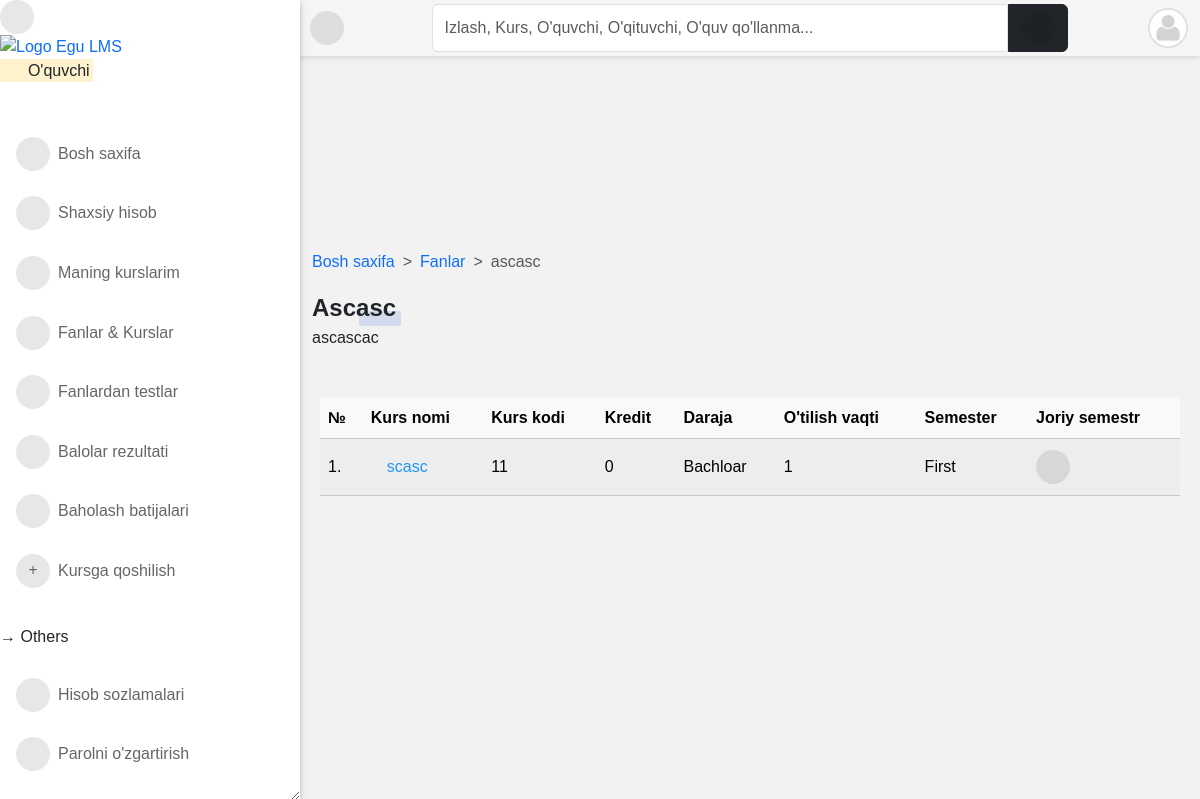
The page /programs/2/detail/ (signed in) on the database its author committed.
### accounts/models.py (models this page shows, shortened)
class User(AbstractUser):
    is_student = models.BooleanField(default=False)
    is_lecturer = models.BooleanField(default=False)
    is_parent = models.BooleanField(default=False)
    is_dep_head = models.BooleanField(default=False)
    phone = models.CharField(max_length=60, blank=True, null=True)
    address = models.CharField(max_length=60, blank=True, null=True)
    picture = models.ImageField(
        upload_to="profile_pictures/%y/%m/%d/", default="default.png", null=True
    )
    email = models.EmailField(blank=True, null=True)
    username_validator = ASCIIUsernameValidator()
    objects = CustomUserManager()
    class Meta:
        ordering = ("-date_joined",)
    @property
    def get_user_role(self):
        if self.is_superuser:
            role = "Boshliq"
        elif self.is_student:
            role = "O'quvchi"
        elif self.is_lecturer:
            role = "O'qituvchi"
        elif self.is_parent:
            role = "Ota-ona"
        return role

### course/models.py (models this page shows, shortened)
class Program(models.Model):
    title = models.CharField(max_length=150, unique=True)
    summary = models.TextField(null=True, blank=True)
    objects = ProgramManager()

class Course(models.Model):
    slug = models.SlugField(blank=True, unique=True)
    title = models.CharField(max_length=200, null=True)
    code = models.CharField(max_length=200, unique=True, null=True)
    credit = models.IntegerField(null=True, default=0)
    summary = models.TextField(max_length=200, blank=True, null=True)
    program = models.ForeignKey(Program, on_delete=models.CASCADE)
    level = models.CharField(max_length=25, choices=LEVEL, null=True)
    year = models.IntegerField(choices=YEARS, default=0)
    semester = models.CharField(choices=SEMESTER, max_length=200)
    is_elective = models.BooleanField(default=False, blank=True, null=True)
    objects = CourseManager()
    def get_absolute_url(self):
        return reverse("course_detail", kwargs={"slug": self.slug})
    @property
    def is_current_semester(self):
        from core.models import Semester
        current_semester = Semester.objects.get(is_current_semester=True)
        if self.semester == current_semester.semester:
            return True
        else:
            return False

### course/views.py (the view)
# urls.py: path("<int:pk>/detail/", program_detail, name="program_detail"),
@login_required
def program_detail(request, pk):
    program = Program.objects.get(pk=pk)
    courses = Course.objects.filter(program_id=pk).order_by("-year")
    credits = Course.objects.aggregate(Sum("credit"))
    paginator = Paginator(courses, 10)
    page = request.GET.get("page")
    courses = paginator.get_page(page)
    return render(
        request,
        "course/program_single.html",
        {
            "title": program.title,
            "program": program,
            "courses": courses,
            "credits": credits,
        },
    )

### templates/course/program_single.html (shortened to what this page needs)
{% extends 'base.html' %}
{% load static %}
{% block content %}
<nav style="--bs-breadcrumb-divider: '>';" aria-label="breadcrumb">
    <ol class="breadcrumb">
        <li class="breadcrumb-item"><a href="/">Bosh saxifa</a></li>
        <li class="breadcrumb-item"><a href="{% url 'programs' %}">Fanlar</a></li>
        <li class="breadcrumb-item active" aria-current="page">{{ program.title }}</li>
    </ol>
</nav>
{% if program %}
<div class="title-1">{{ program.title }}</div>
{% if program.summary %}
<p>{{ program.summary }}</p>
{% endif %}
{% endif %}
<div class="table-responsive p-0 px-2 mt-5">
    <div class="table-shadow">
        <table class="table table-light table-striped">
            <thead>
                <tr>
                    <th>№</th>
                    <th> Kurs nomi </th>
                    <th> Kurs kodi </th>
                    <th> Kredit </th>
                    <th> Daraja </th>
                    <th> O'tilish vaqti </th>
                    <th> Semester </th>
                    <th> Joriy semestr </th>
                </tr>
            </thead>
            <tbody>
                {% for course in courses %}
                <tr>
                    <td>{{ forloop.counter }}.</td>
                    <td><a href="{{ course.get_absolute_url }}">
                            {{ course.title }}</a></td>
                    <td>{{ course.code }}</td>
                    <td>{{ course.credit }}</td>
                    <td>{{ course.level }}</td>
                    <td>{{ course.year }}</td>
                    <td>{{ course.semester }}</td>
                    <th>
                        {% if course.is_current_semester == False %}
                        <i class="fas fa-times-circle fa-1-5x danger"></i>
                        {% elif course.is_current_semester == True %}
                        <i class="fas fa-check-circle fa-1-5x"></i>
                        {% endif %}
                    </th>
                </tr>
                {% endfor %}
            </tbody>
        </table>
    </div>
</div>
{% endblock content %}

### templates/aside.html (shortened to what this page needs)
{% load static %}
<div id="side-nav">
	<div class="main-menu">
			<div class="desktop-hide">
				<div class="toggle-btn" onclick="toggleSidebar()">
					<i class="fas fa-times"></i>
				</div>
			</div>
			<a href="/">
				<img src="{% static '/img/dj-lms.png' %}" width="110px" alt="Logo Egu LMS">
			</a>
			<p class="text-orange">
				<mark>
					<i class="far fa-hand-point-right"></i>
					{{ request.user.get_user_role }}
				</mark>
			</p>
		</div>
		{% url 'home' as hom %} {% url 'dashboard' as dash %} {% url 'profile' as prof %}
		{% url 'programs' as pro %} {% url 'session_list' as sess %} {% url 'semester_list' as sem %}
		{% url 'add_score' as ascore %} {% url 'grade_results' as vr %}{% url 'ass_results' as ar %}
		{% url 'course_registration' as cr %} {% url 'edit_profile' as ep %} {% url 'change_password' as cp %}
		{% url 'quiz_progress' as qpr %} {% url 'quiz_marking' as qce %} {% url 'user_course_list' as ucl %}
		<ul>
			<li class="{% if request.path == hom %}active{% endif %}">
				<a href="{% url 'home' %}"><i class="fas fa-home"></i>Bosh saxifa</a>
			</li>
			<li class="{% if request.path == prof %}active{% endif %}">
				<a href="{% url 'profile' %}"><i class="fas fa-user"></i>Shaxsiy hisob</a>
			</li>
			{% if request.user.is_lecturer or request.user.is_student %}
			<li class="{% if request.path == ucl %}active{% endif %}">
				<a href="{% url 'user_course_list' %}"><i class="fas fa-book"></i>Maning kurslarim</a>
			</li>
			{% endif %}
			<li class="{% if request.path == pro %}active{% endif %}">
				<a href="{% url 'programs' %}"><i class="fas fa-book-open"></i>Fanlar & Kurslar</a>
			</li>
			{% if request.user.is_student %}
			<li class="{% if request.path == qpr %}active{% endif %}">
				<a href="{% url 'quiz_progress' %}"><i class="fas fa-record-vinyl"></i>Fanlardan testlar</a>
			</li>
			<li class="{% if request.path == vr %}active{% endif %}">
				<a href="{% url 'grade_results' %}"><i class="fa fa-spell-check"></i>Balolar rezultati</a>
			</li>
			<li class="{% if request.path == ar %}active{% endif %}">
				<a href="{% url 'ass_results' %}"><i class="fa fa-list-ol"></i> Baholash batijalari</a>
			</li>
			<li class="{% if request.path == cr %}active{% endif %}">
				<a href="{% url 'course_registration' %}"><i class="fas fa-plus"></i>Kursga qoshilish </a>
			</li>
			{% endif %}
			<br />
			<p class="ml-3">&RightArrow; Others</p>
			<li class="{% if request.path == ep %}active{% endif %}">
				<a href="{% url 'edit_profile' %}"><i class="fas fa-cogs"></i>Hisob sozlamalari</a>
			</li>
			<li class="{% if request.path == cp %}active{% endif %}">
				<a href="{% url 'change_password' %}"><i class="fas fa-key"></i>Parolni o'zgartirish</a>
			</li>
		</ul>
	</div>
	<footer class="card-footer mt-5 pt-3 pb-5 px-2">
		<div class="col-12">
			<p class="small m-0">
				Bizning <a href="#"> Maxfiylik </a> hamda <a href="#"> Foydalanish shartlari. </a>
				<br />Student LMS &copy; <script>document.write(new Date().getFullYear());</script>
				<br />
			</p>
			<a href="https://github.com/xusanbek0071" class="btn btn-sm btn-dark mx-auto" target="_blank">
			</a>
		</div>
	</footer>

### templates/navbar.html (shortened to what this page needs)
<div id="top-navbar" class="py-1">
	<div class="container">
		<div class="nav-wrapper">
			<div class="toggle-btn" onclick="toggleSidebar()">
				<i class="fas fa-bars"></i>
			</div>
			<form class="form-header" action="{% url 'query' %}" method="GET">
				<input id="primary-search" class="form-control rounded-end-0" type="text" name="q" value="{{ request.GET.q }}"
					placeholder="Izlash, Kurs, O'quvchi, O'qituvchi, O'quv qo'llanma..." required />
				<button class="btn btn-dark rounded-start-0" type="submit">
					<i class="fas fa-search"></i>
				</button>
			</form>
			<div class="dropdown">
				<div class="avatar border border-2" type="button" data-bs-toggle="dropdown" aria-expanded="false">
					<img src="{{ request.user.picture.url }}">
				</div>
			</div>
		</div>
	</div>
</div>

### rows shown on the page
User: user.get_user_role "O'quvchi", user.picture (placeholder picture)
Program: title "ascasc", title "Ascasc", summary "ascascac"
Course: title "scasc", code "11", credit "0", level "Bachloar", year "1", semester "First"
